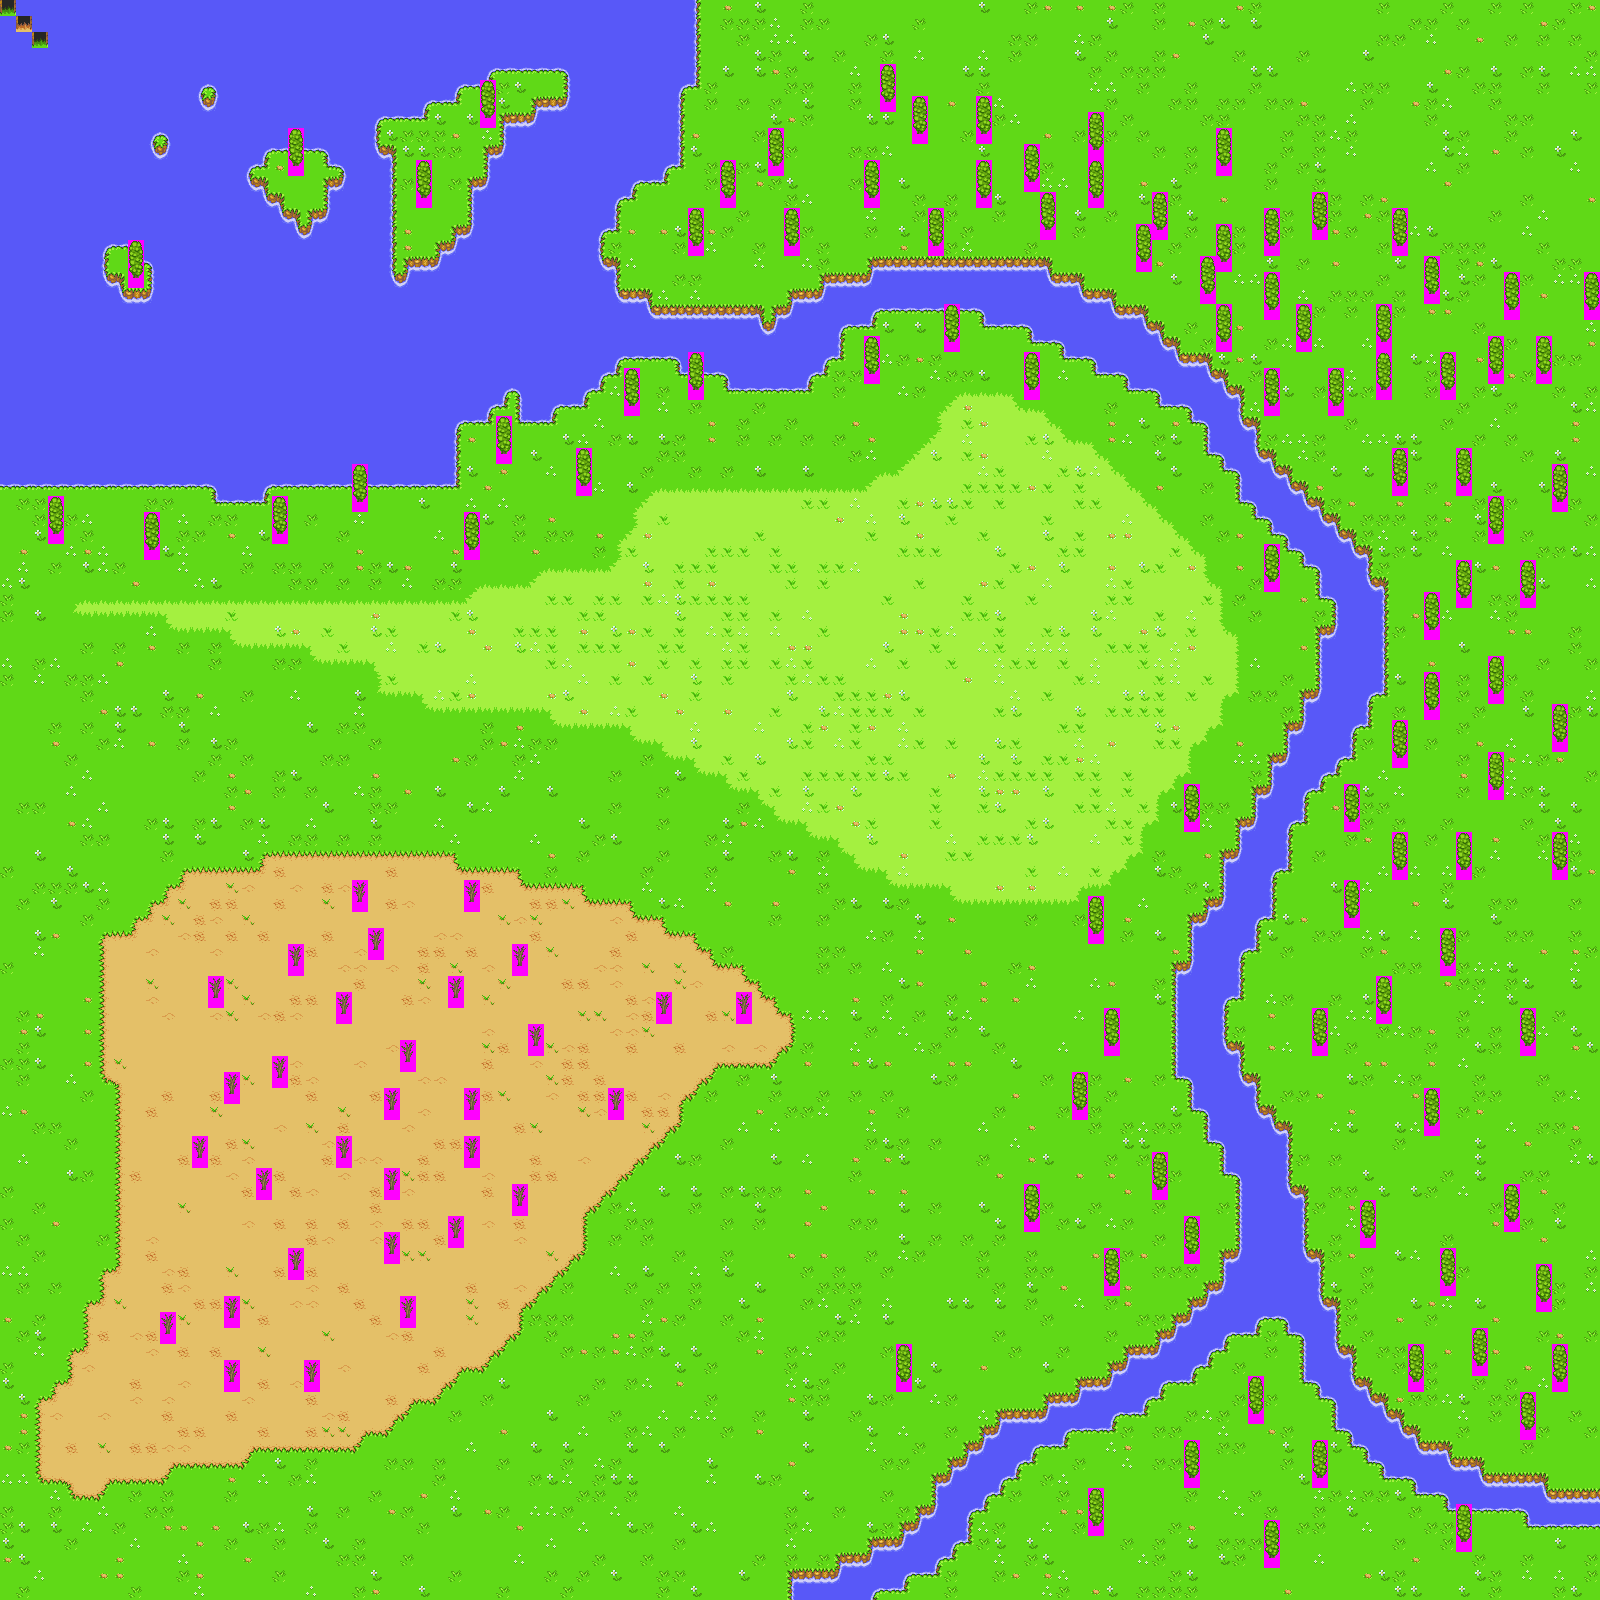

This is a level from a 2D game, rendered from its Tiled map with the project's own tilesets. A one-line summary and the map file follow, with tile-layer data summarised:
An orthogonal 100x100 tile map with 16x16 px tiles, 2 tile layers (Background, Foreground).

<map version="1.0" tiledversion="1.0.3" orientation="orthogonal" renderorder="right-down" width="100" height="100" tilewidth="16" tileheight="16" nextobjectid="1">
 <tileset firstgid="1" source="tileset.tsx" />
 <layer name="Background" width="100" height="100">
  <data>[10000 cells, 10000 non-empty, 55 distinct tile ids]</data>
 </layer>
 <layer name="Foreground" width="100" height="100">
  <data>[10000 cells, 353 non-empty, 5 distinct tile ids]</data>
 </layer>
</map>